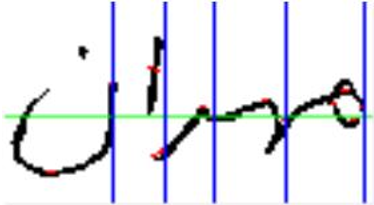
#> input picture Lab 9/img2.png, 374 x 205 px
$ python task2.py
#> lines starting #> are read from the running program, lines starting #| are printed output that depends on the picture; after the words box and inside, x2 and y2 are one past the last pixel; in counts of white or black regions, pixels touching at a corner belong together
import cv2
import numpy as np
import math

def readImg(name):
    img = cv2.imread(name, 0)
    (thresh, im_bw) = cv2.threshold(img, 128, 255, cv2.THRESH_BINARY | cv2.THRESH_OTSU)
    return  im_bw

def erosion(img , structure):
    fsize = int(math.floor(math.sqrt(len(structure))/2))
    limit = sum(structure)
    height,width = img.shape
    erodedimg = np.zeros((height,width))
    for i in range(height):
        for j in range(width):
            listofValues = []
            for x in range(-fsize, fsize + 1):
                for y in range(-fsize, fsize + 1):
                    i_n = i + x
                    j_n = j + x
                    if (i_n >= 0 and i_n < height and j_n >= 0 and j_n < width):
                        listofValues.append(img[i_n, j_n])
                    else:
                        listofValues.append(-1)
            score =0
            for l in range(len(structure)):
                if(structure[l]==1):
                    if(listofValues[l] == 0):
                        score+=1
            if(score != limit):
                erodedimg[i,j] = 1
    return erodedimg
def dialation(img , structure):
    fsize = int(math.floor(math.sqrt(len(structure))/2))
    height,width = img.shape
    dialateimg = np.zeros((height,width))
    for i in range(height):
        for j in range(width):
            listofValues = []
            for x in range(-fsize, fsize + 1):
                for y in range(-fsize, fsize + 1):
                    i_n = i + x
                    j_n = j + x
                    if (i_n >= 0 and i_n < height and j_n >= 0 and j_n < width):
                        listofValues.append(img[i_n, j_n])
                    else:
                        listofValues.append(-1)
            score =0
            for l in range(len(structure)):
                if(structure[l]==1):
                    if(listofValues[l] == 0):
                        score+=1
            if(score == 0):
                dialateimg[i,j] = 1
    return dialateimg
def openingM(img , structure):
    eimg = erosion(img , structure)
    dimg = dialation(eimg,structure)
    return dimg
def closingM(img , structure):
    dimg = dialation(img, structure)
    eimg = erosion(dimg , structure)
    return eimg

def extractForeground(original , mask):
    height , width , depth = original.shape

    for i in range(height):
        for j in range(width):
            if(mask[i,j] != 0):
                original[i,j] = [255,255,255]
    return  original
def main():
    bw_img = readImg("img2.png")
#> in readImg, `img = cv2.imread(name, 0)`:
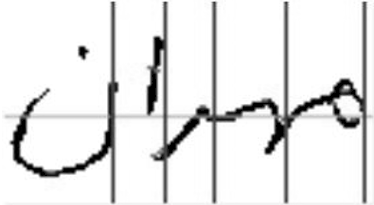
#> img: shape (205, 374); min 0, max 255, mean 229.8
#> in readImg, `(thresh, im_bw) = cv2.threshold(img, 128, 255, cv2.THRESH_BINARY | cv2..`:
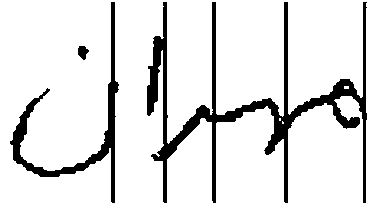
#> im_bw: shape (205, 374); 88.2% white; 3 black regions, box (x1, y1, x2, y2) and area: (147, 2, 367, 203) 6575, (10, 2, 119, 203) 2402, (78, 46, 89, 60) 104
#> in readImg, `(thresh, im_bw) = cv2.threshold(img, 128, 255, cv2.THRESH_BINARY | cv2..`: thresh = 164
    cv2.imshow("original",bw_img)
    st_element = [0, 0, 1, 0, 0,
                  0, 1, 1, 1, 0,
                  1, 1, 1, 1, 1,
                  0, 1, 1, 1, 0,
                  0, 0, 1, 0, 0,]
    st_element_small = [0, 0, 0,
                        1, 1, 1,
                        0, 0, 0]
    # Erode
    eimg = erosion(bw_img,st_element_small)
    eimg = erosion(eimg , st_element)
#> after the loop in erosion (call 2), `for i in range(height):`:
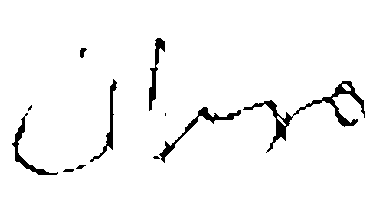
#> erodedimg: shape (205, 374) float64; values 0 (black) and 1 (white), 96.3% white; 11 black regions (3 under 20 px), largest, box (x1, y1, x2, y2) and area: (243, 81, 365, 153) 1107, (159, 107, 241, 163) 507, (12, 113, 58, 175) 399
    eimg = dialation(eimg , st_element)
#> after the loop in dialation, `for i in range(height):`:
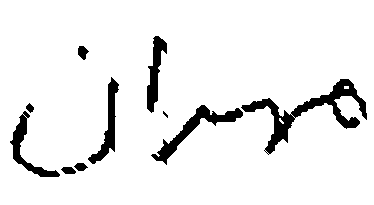
#> dialateimg: shape (205, 374) float64; values 0 (black) and 1 (white), 92.7% white; 10 black regions (1 under 20 px), largest, box (x1, y1, x2, y2) and area: (241, 79, 367, 155) 2035, (151, 105, 243, 165) 1079, (88, 77, 119, 164) 764
    eimg = openingM(eimg, st_element)
    # extracting bg
    original_img = cv2.imread("img2.png")
#> original_img is the input picture: shape (205, 374, 3); mean B, G, R 235.3, 228.2, 226.7
    extracted_img = extractForeground(original_img.copy(),eimg)
#> after the loop in extractForeground, `for i in range(height):`:
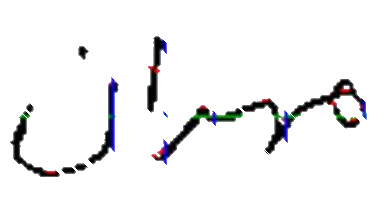
#> original: shape (205, 374, 3); mean of channels 0, 1, 2 241.1, 240.1, 240.2; drawn as B, G, R
    # show
    cv2.imshow("original Coloured" , original_img)
    cv2.imshow("Mask",eimg)
    cv2.imshow("extracted", extracted_img)
    cv2.waitKey(0)
    cv2.destroyAllWindows()

main();
